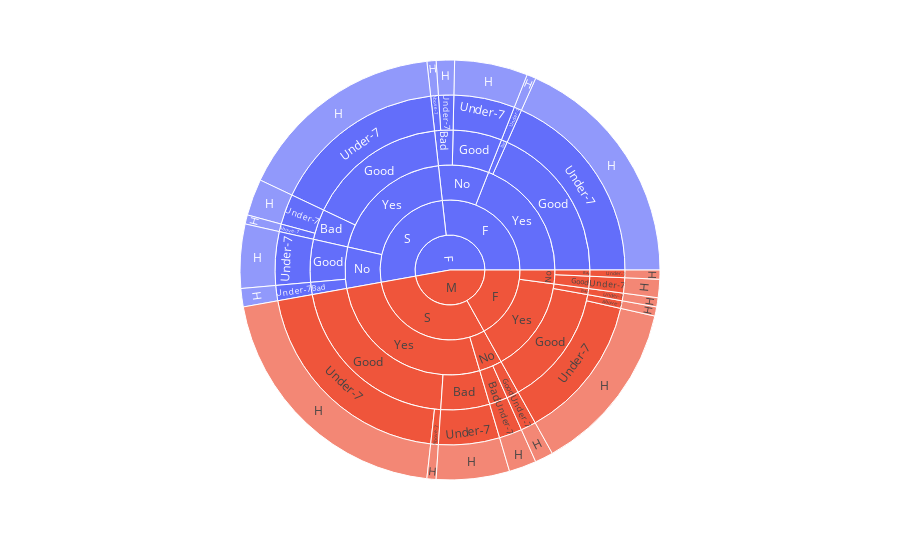

Write notebook code for a chart like this one.
### Code cell
fig = px.sunburst(Class_H, path=["gender",'Semester',
                                    'ParentAnsweringSurvey', 'ParentschoolSatisfaction', 'StudentAbsenceDays', 'Class'])
fig.show()

### Figure 1 — Plotly figure (JSON) as saved in the notebook; plotly's stock layout.template omitted (floating-point values rounded to 4 significant figures)
{"data": [{"branchvalues": "total", "domain": {"x": [0, 1], "y": [0, 1]}, "hovertemplate": "labels=%{label}<br>count=%{value}<br>parent=%{parent}<br>id=%{id}<extra></extra>", "ids": ["F/F/No/Bad/Above-7/H", "F/S/Yes/Bad/Above-7/H", "M/F/Yes/Good/Above-7/H", "M/S/Yes/Good/Above-7/H", "F/F/No/Bad/Under-7/H", "M/F/No/Bad/Under-7/H", "F/S/No/Bad/Under-7/H", "M/S/No/Bad/Under-7/H", "F/F/Yes/Bad/Under-7/H", "M/F/Yes/Bad/Under-7/H", "F/S/Yes/Bad/Under-7/H", "M/S/Yes/Bad/Under-7/H", "F/F/No/Good/Under-7/H", "M/F/No/Good/Under-7/H", "F/S/No/Good/Under-7/H", "M/S/No/Good/Under-7/H", "F/F/Yes/Good/Under-7/H", "M/F/Yes/Good/Under-7/H", "F/S/Yes/Good/Under-7/H", "M/S/Yes/Good/Under-7/H", "F/F/No/Bad/Above-7", "F/S/Yes/Bad/Above-7", "M/F/Yes/Good/Above-7", "M/S/Yes/Good/Above-7", "F/F/No/Bad/Under-7", "M/F/No/Bad/Under-7", "F/S/No/Bad/Under-7", "M/S/No/Bad/Under-7", "F/F/Yes/Bad/Under-7", "M/F/Yes/Bad/Under-7", "F/S/Yes/Bad/Under-7", "M/S/Yes/Bad/Under-7", "F/F/No/Good/Under-7", "M/F/No/Good/Under-7", "F/S/No/Good/Under-7", "M/S/No/Good/Under-7", "F/F/Yes/Good/Under-7", "M/F/Yes/Good/Under-7", "F/S/Yes/Good/Under-7", "M/S/Yes/Good/Under-7", "F/F/No/Bad", "M/F/No/Bad", "F/S/No/Bad", "M/S/No/Bad", "F/F/Yes/Bad", "M/F/Yes/Bad", "F/S/Yes/Bad", "M/S/Yes/Bad", "F/F/No/Good", "M/F/No/Good", "F/S/No/Good", "M/S/No/Good", "F/F/Yes/Good", "M/F/Yes/Good", "F/S/Yes/Good", "M/S/Yes/Good", "F/F/No", "M/F/No", "F/S/No", "M/S/No", "F/F/Yes", "M/F/Yes", "F/S/Yes", "M/S/Yes", "F/F", "M/F", "F/S", "M/S", "F", "M"], "labels": ["H", "H", "H", "H", "H", "H", "H", "H", "H", "H", "H", "H", "H", "H", "H", "H", "H", "H", "H", "H", "Above-7", "Above-7", "Above-7", "Above-7", "Under-7", "Under-7", "Under-7", "Under-7", "Under-7", "Under-7", "Under-7", "Under-7", "Under-7", "Under-7", "Under-7", "Under-7", "Under-7", "Under-7", "Under-7", "Under-7", "Bad", "Bad", "Bad", "Bad", "Bad", "Bad", "Bad", "Bad", "Good", "Good", "Good", "Good", "Good", "Good", "Good", "Good", "No", "No", "No", "No", "Yes", "Yes", "Yes", "Yes", "F", "F", "S", "S", "F", "M"], "name": "", "parents": ["F/F/No/Bad/Above-7", "F/S/Yes/Bad/Above-7", "M/F/Yes/Good/Above-7", "M/S/Yes/Good/Above-7", "F/F/No/Bad/Under-7", "M/F/No/Bad/Under-7", "F/S/No/Bad/Under-7", "M/S/No/Bad/Under-7", "F/F/Yes/Bad/Under-7", "M/F/Yes/Bad/Under-7", "F/S/Yes/Bad/Under-7", "M/S/Yes/Bad/Under-7", "F/F/No/Good/Under-7", "M/F/No/Good/Under-7", "F/S/No/Good/Under-7", "M/S/No/Good/Under-7", "F/F/Yes/Good/Under-7", "M/F/Yes/Good/Under-7", "F/S/Yes/Good/Under-7", "M/S/Yes/Good/Under-7", "F/F/No/Bad", "F/S/Yes/Bad", "M/F/Yes/Good", "M/S/Yes/Good", "F/F/No/Bad", "M/F/No/Bad", "F/S/No/Bad", "M/S/No/Bad", "F/F/Yes/Bad", "M/F/Yes/Bad", "F/S/Yes/Bad", "M/S/Yes/Bad", "F/F/No/Good", "M/F/No/Good", "F/S/No/Good", "M/S/No/Good", "F/F/Yes/Good", "M/F/Yes/Good", "F/S/Yes/Good", "M/S/Yes/Good", "F/F/No", "M/F/No", "F/S/No", "M/S/No", "F/F/Yes", "M/F/Yes", "F/S/Yes", "M/S/Yes", "F/F/No", "M/F/No", "F/S/No", "M/S/No", "F/F/Yes", "M/F/Yes", "F/S/Yes", "M/S/Yes", "F/F", "M/F", "F/S", "M/S", "F/F", "M/F", "F/S", "M/S", "F", "M", "F", "M", "", ""], "type": "sunburst", "values": [1, 1, 1, 1, 2, 1, 2, 3, 1, 1, 4, 8, 8, 2, 7, 2, 26, 19, 23, 29, 1, 1, 1, 1, 2, 1, 2, 3, 1, 1, 4, 8, 8, 2, 7, 2, 26, 19, 23, 29, 3, 1, 2, 3, 1, 1, 5, 8, 8, 2, 7, 2, 26, 20, 23, 30, 11, 3, 9, 5, 27, 21, 28, 38, 38, 24, 37, 43, 75, 67]}], "layout": {"legend": {"tracegroupgap": 0}, "margin": {"t": 60}}}
